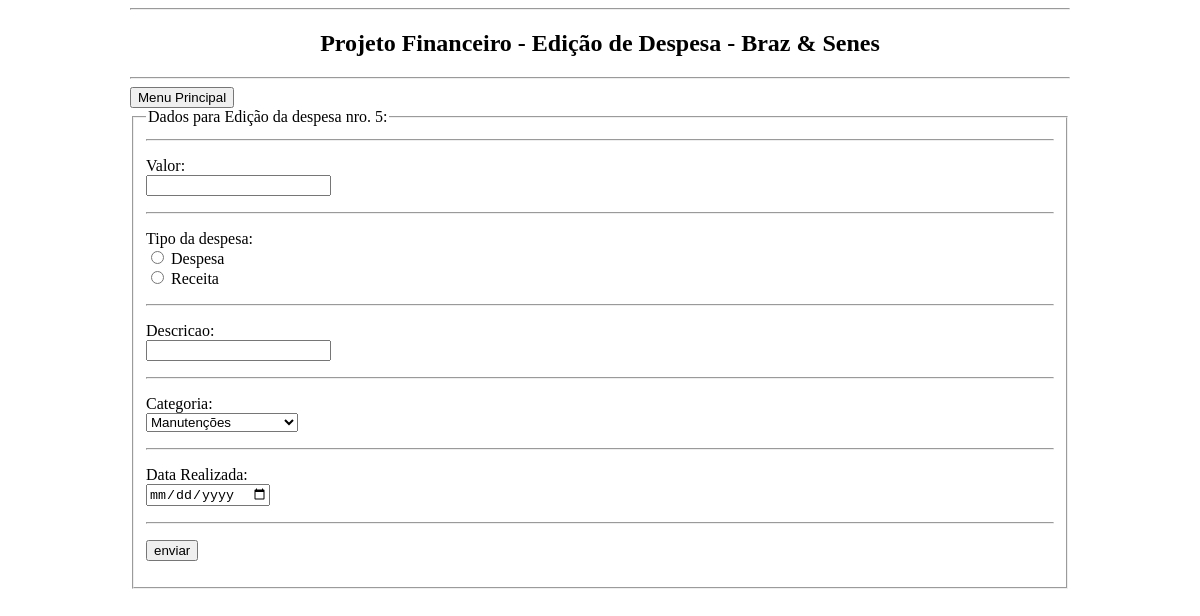
Page /edicaoDespesa.php?id=5&editar=editar on the earlier database version.
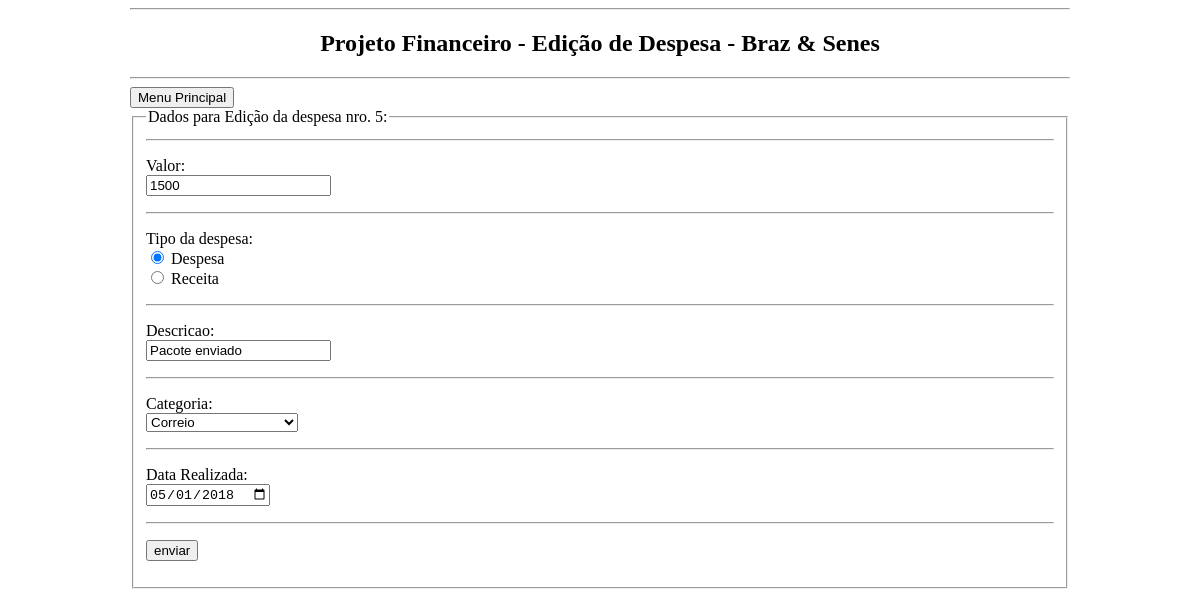
Same page on the later database version.
### tables this page shows
CREATE TABLE `lancamento` (
  `idLancamento` int(11) NOT NULL,
  `valor` double NOT NULL,
  `dataEfetuada` varchar(45) NOT NULL,
  `descricao` varchar(100) NOT NULL,
  `tipo` char(1) NOT NULL,
  `idCategoria_Lancamento` int(11) NOT NULL,
  `usuario_idUsuario` int(11) NOT NULL
);

### chamaCategoria.php (the view)
<?php
	include "conexao.php";
	$script = "SELECT * FROM categoria";
	$resultado = $conex -> prepare($script);
	$resultado -> execute();
	foreach($resultado as $x)
	{
		$idCategoria = $x['idCategoria'];
		$nomeCategoria = $x['nome'];
		if($id_categoria_edicao == $idCategoria)
		{
			echo "<option selected value='$idCategoria'>$nomeCategoria</option>";
		}
		else
		{
			echo "<option value='$idCategoria'>$nomeCategoria</option>";
		}
	}
?>

### edicaoDespesa.php (shortened to what this page needs)
<!DOCTYPE HTML>
<html lang="pt-br">
	<head>
		<link rel="stylesheet" type="text/css" href="stylesheet.css" />
		<?php
			include "conexao.php";
			$id_edicao = $_GET['id'];
			$sql = "SELECT * FROM lancamento WHERE idLancamento = '$id_edicao'";
			$contatos = $conex -> prepare($sql);
			$contatos -> execute();
			foreach($contatos as $bolacha)
			{
				$valor_edicao = $bolacha['valor'];
				$dataEfetuada_edicao = $bolacha['dataEfetuada'];
				$descricao_edicao = $bolacha['descricao'];
				$tipo_edicao = $bolacha['tipo'];
				$id_categoria_edicao = $bolacha['idCategoria_Lancamento'];
			}
			$charD = "D";
			$charR = "R";
		?>
	</head>
	<body>
		<header>
			<hr>
			<h2><center>Projeto Financeiro - Edição de Despesa - Braz & Senes</center></h2>
			<hr>
		</header>
		<a href="index.php">
			<input class="botaoTop" type="button" value="Menu Principal" name="index" align="center">
		</a>
		<div>
			<fieldset>
				<legend>
					Dados para Edição da despesa nro. <?php echo $id_edicao;?>:
				</legend>
				<hr>
				<form action="" method="POST">
					<p>
						Valor: <br>
						<input type="number" step=".01" name="valor_new" value="<?= $valor_edicao ?>" maxlength="200" autofocus required>
					</p>
					<hr>
					<p>
						Tipo da despesa:<br>
						<input type='radio' name='tipo_new' value='D' <?php if(strcmp(trim($tipo_edicao), $charD) == 0){echo "checked='checked'";}?> required> Despesa <br>
						<input type='radio' name='tipo_new' value='R' <?php if(strcmp(trim($tipo_edicao), $charR) == 0){echo "checked='checked'";}?> required> Receita <br>
					</p>
					<hr>
					<p>
						Descricao: <br>
						<input type="text" name="descricao_new" value="<?= $descricao_edicao ?>" maxlength="200" autofocus required>
					</p>
					<hr>
					<p>
						Categoria: <br>
						<select name='categoria_new'>
						<?php
							include "chamaCategoria.php";
						?>
					</select>
					</p>
					<hr>
					<p>
						Data Realizada: <br>
						<input type="date" name="dataEfetuada_new" value="<?= $dataEfetuada_edicao ?>" maxlength="200" autofocus required>
					</p>
					<hr>
					<p>
						<input type="submit" value="enviar" name="enviar">
					</p>
			</fieldset>
		</div>
	</body>
</html>

Differences in the rows shown:
added lancamento: valor_new "1500", tipo "☑", descricao_new "Pacote enviado", dataEfetuada_new "05/01/2018"
Other differences:
form field categoria_new: "Manutenções" → "Correio"
form field tipo_new: "☐" → (not shown)
